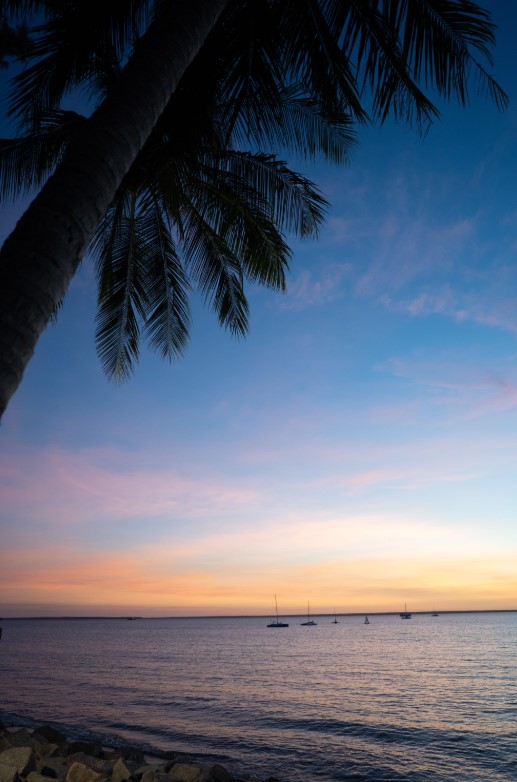
#> input picture LABS/LAB6/source.jpg, 517 x 782 px
$ jupyter execute --allow-errors Lab_6.ipynb
#> lines starting #> are read from the running program, lines starting #| are printed output that depends on the picture
<h2 align="center" style="color:brown; font-size:200%; font-weight:bold;">Lab 6: Histogram Matching</h2>

## **Introduction:**

In digital image processing, **histogram matching** (also known as **histogram specification**) is a technique that adjusts the pixel values of an image so that its histogram closely matches the histogram of a reference image. This technique is used to enhance the visual appearance of an image or make it more consistent with a given target. Histogram matching has applications in various fields such as image enhancement, machine vision, and medical imaging. The main goal is to modify the source image's distribution of pixel intensities to resemble that of a reference image, thereby achieving a specified tonal range and contrast.

In this report, we use the Python libraries **`skimage`** and **OpenCV** to perform histogram matching between a source image and a reference image, then add a new image onto the matched image. We will demonstrate how to load images, perform histogram matching, and integrate another image using basic image processing techniques. The final objective is to blend the resulting image with a new one to achieve a visually pleasing effect.

## **Problem Statement:**

The main challenge in this task is to modify the **source image** in such a way that its histogram aligns with the **reference image**. The problem involves performing the following steps:

1. **Load the source and reference images**.
2. **Match the histogram** of the source image to that of the reference image.
3. **Visualize and compare histograms** across the three RGB channels (Red, Green, Blue).
4. **Add a new image** to the histogram-matched image.
5. **Display the final result**, along with the comparison of histograms before and after matching.

The key goal is to assess how effectively the histogram of one image can be transformed to resemble another, and to visually evaluate the impact of histogram matching on the source image.

## **Objectives:**

- To **apply histogram matching** using the `match_histograms()` function from the `skimage.exposure` module.
- To **compare histograms** of the source and reference images.
- To **add a new image** to the histogram-matched image.
- To **visualize the results**, including histograms and the final combined image.

## **Concepts Used:**

- **Histogram Matching**: Histogram matching is a technique used to adjust the intensity distribution of an image by modifying its histogram to match a reference image. This technique involves mapping the pixel values of the source image to the target values based on the reference histogram.

- **RGB Channels**: Images are often represented using three color channels: Red, Green, and Blue. These channels store the intensity of each color in the image. Histogram matching can be applied to each channel separately to align the overall color distribution.

- **skimage.exposure.match_histograms()**: This function from the `skimage` library performs histogram matching between two images. It transforms the source image such that its histogram matches the histogram of the reference image.

- **Image Blending**: Image blending is the process of combining two images into one, often using transparency or weighted averages. In this case, the `dancing_kid.jpg` image is added to the histogram-matched image to create a composite image.

[cell 1]
# Importing the necessary libraries
import matplotlib.pyplot as plt
from skimage import io
import numpy as np
from skimage import exposure

[cell 2]
# Load images using skimage.io.imread
source = io.imread('source.jpg')
#> source is the input picture: shape (782, 517, 3); mean R, G, B 89.2, 97.3, 113.6
reference = io.imread('reference.jpg')
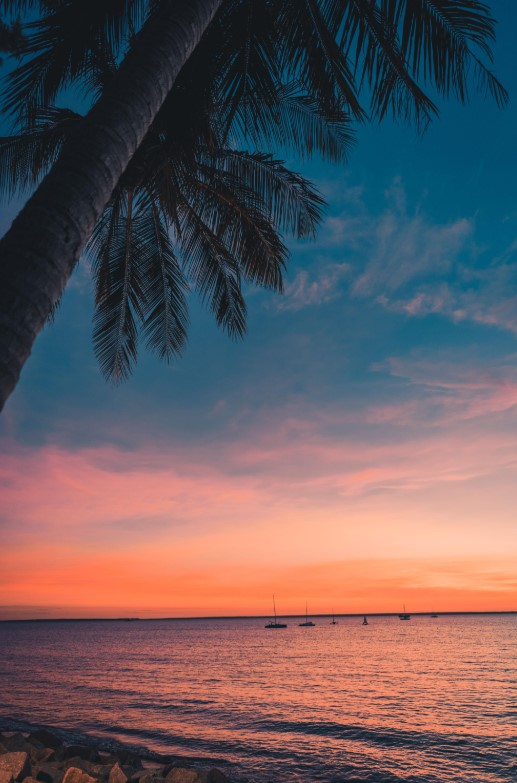
#> input picture LABS/LAB6/reference.jpg, 517 x 783 px
#> reference is the input picture: shape (783, 517, 3); mean R, G, B 100, 88.3, 92.9
dancing_kid = io.imread('dancing_kid.jpg')
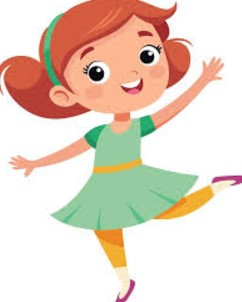
#> input picture LABS/LAB6/dancing_kid.jpg, 242 x 302 px
#> dancing_kid is the input picture: shape (302, 242, 3); mean R, G, B 230.7, 213.5, 198.7

[cell 3]
# Checking source image type
if len(source.shape) == 2:
    if np.unique(source).size <= 2:
        print("Source image is Binary")
    else:
        print("Source image is Grayscale")
elif len(source.shape) == 3 and source.shape[2] == 3:
    print("Source image is RGB")
else:
    print("Source image is Unknown")

[cell 4]
# Checking reference image type
if len(reference.shape) == 2:
    if np.unique(reference).size <= 2:
        print("Reference image is Binary")
    else:
        print("Reference image is Grayscale")
elif len(reference.shape) == 3 and reference.shape[2] == 3:
    print("Reference image is RGB")
else:
    print("Reference image is Unknown")

[cell 5]
# Checking dancing_kid image type
if len(dancing_kid.shape) == 2:
    if np.unique(dancing_kid).size <= 2:
        print("Dancing Kid image is Binary")
    else:
        print("Dancing Kid image is Grayscale")
elif len(dancing_kid.shape) == 3 and dancing_kid.shape[2] == 3:
    print("Dancing Kid image is RGB")
else:
    print("Dancing Kid image is Unknown")

[cell 6]
# Display Source Image
plt.figure(figsize=(12,6))
plt.imshow(source)
plt.title("Source Image")
plt.axis('off')
plt.show()

[cell 7]
# Display Reference Image
plt.figure(figsize=(12,6))
plt.imshow(reference)
plt.title("Reference Image")
plt.axis('off')
plt.show()

[cell 8]
# Display Dancing Kid Image
plt.figure(figsize=(12,6))
plt.imshow(dancing_kid)
plt.title("Dancing Kid Image")
plt.axis('off')
plt.show()

## **a) Download and display the images ‘source.jpg’ and ‘reference.jpg’.**

[cell 9]
plt.figure(figsize=(12, 6))

plt.subplot(1,2, 1)
plt.imshow(source)
plt.title("Source Image")
plt.axis('off')


plt.subplot(1, 2, 2)
plt.imshow(reference)
plt.title("Reference Image")
plt.axis('off')

plt.show()
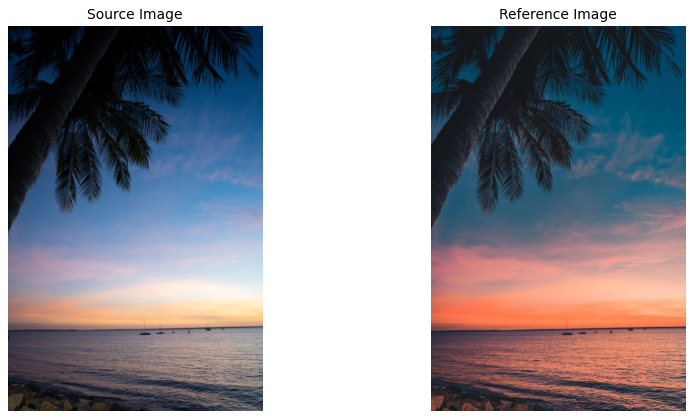
#> figure drawn by matplotlib, 2 panels

[cell 10]
# Display histograms for Source and Reference Images in RGB channels
plt.figure(figsize=(18, 12))

# Plot histograms for the Source Image
for i, color in enumerate(['red', 'green', 'blue']):
    plt.subplot(3, 2, 2 * i + 1)
    plt.hist(source[:, :, i].ravel(), bins=256, color=color, alpha=0.7)
    plt.title(f"Histogram of Source Image - {color.capitalize()} Channel")
    plt.xlabel("Pixel Intensity")
    plt.ylabel("Frequency")

# Plot histograms for the Reference Image
for i, color in enumerate(['red', 'green', 'blue']):
    plt.subplot(3, 2, 2 * i + 2)
    plt.hist(reference[:, :, i].ravel(), bins=256, color=color, alpha=0.7)
    plt.title(f"Histogram of Reference Image - {color.capitalize()} Channel")
    plt.xlabel("Pixel Intensity")
    plt.ylabel("Frequency")

plt.tight_layout()
plt.show()
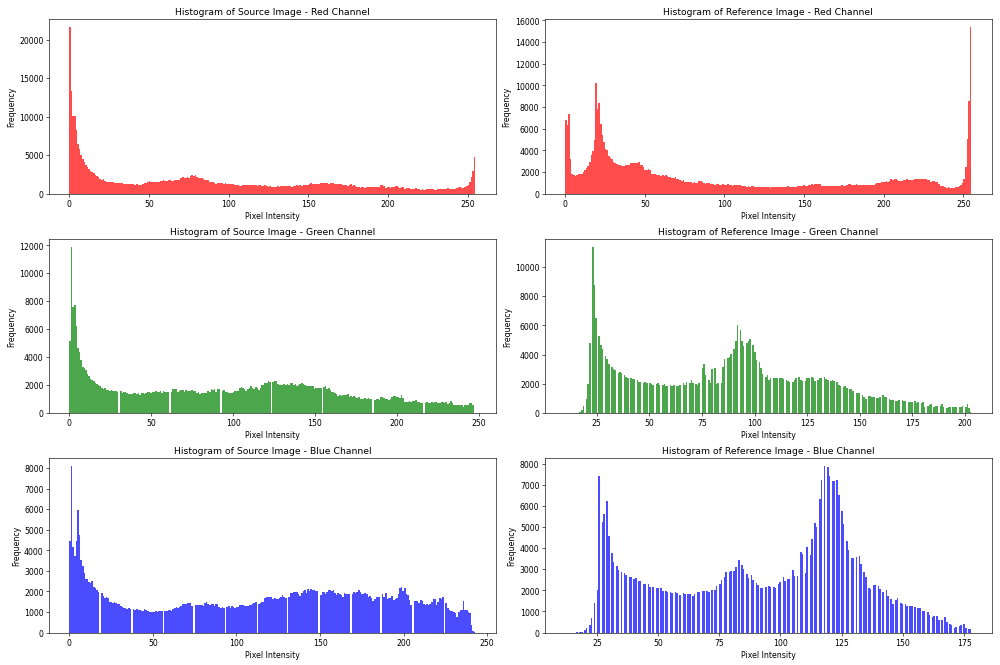
#> figure drawn by matplotlib, 6 panels; panel 1: tallest bar 21591 high, from x = 0 to 0.996; panel 2: tallest bar 11893 high, from x = 0.969 to 1.94; panel 3: tallest bar 8087 high, from x = 0.949 to 1.9; panel 4: tallest bar 15358 high, from x = 254 to 255

## **Interpretation**:
- The histogram of the source image's red channel shows a heavy concentration towards lower intensity values, indicating that darker red tones dominate the image, with a small spike at the higher end suggesting occasional bright reds.
- The red channel in the reference image is more balanced, with peaks at mid-intensity levels and a strong spike near 255, representing a broader dynamic range and more vibrant reds.
- In the green channel, the source image has most pixel intensities clustered in the lower range, indicating a dominance of darker green shades with minimal representation of brighter greens.
- The reference image exhibits a wider distribution in the green channel, with peaks at various mid-intensity levels, suggesting the presence of both subtle and brighter green tones.
- For the blue channel, the source image shows a relatively even spread of intensities compared to the other channels but remains biased toward lower and moderate values, indicating a consistent, albeit subdued, blue tone across the image.
- The reference image's blue channel is more diverse, with distinct peaks at low, mid, and high intensity levels, showcasing a richer representation of blue shades.

## **Inference**:
- Overall, the source image is darker and has less color variation, with most intensities concentrated in the lower ranges across all channels.
- The reference image is brighter and more vibrant, with a broader and more balanced distribution of pixel intensities across the red, green, and blue channels.

[cell 11]
plt.figure(figsize=(12, 6))
# Display Histogram of Source Image (Grayscale or RGB)
plt.subplot(1, 2, 1)
plt.hist(source.ravel(), bins=256, color='orange', alpha=0.7)
plt.title("Histogram of Source Image")
plt.xlabel("Pixel Intensity")
plt.ylabel("Frequency")

# Display Histogram of Reference Image (Grayscale or RGB)
plt.subplot(1, 2, 2)
plt.hist(reference.ravel(), bins=256, color='brown', alpha=0.7)
plt.title("Histogram of Reference Image")
plt.xlabel("Pixel Intensity")
plt.ylabel("Frequency")

plt.tight_layout()
plt.show()
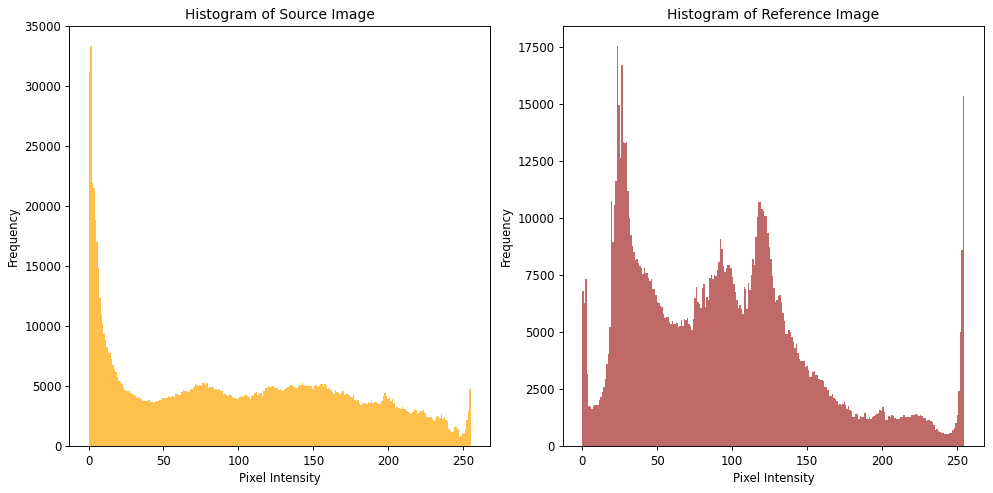
#> figure drawn by matplotlib, 2 panels; panel 1: tallest bar 33351 high, from x = 0.996 to 1.99; panel 2: tallest bar 17541 high, from x = 22.91 to 23.91

## **Interpretation:**

- The source image has a histogram skewed to the left, indicating a higher proportion of pixels with lower intensity values, suggesting it is darker or has lower overall brightness.
- The reference image has a more evenly distributed histogram, with a peak around the middle range of intensity values, indicating a more balanced distribution of pixel intensities and suggesting a more evenly lit image.
- The peak of the histogram for the source image is around 0-25, meaning most of the pixels have very low intensity values.
- For the reference image, the peak is around 100-125, indicating that the reference image has a higher concentration of pixels with medium intensity values.
- The histogram of the source image extends up to around 200, showing a limited range of intensity values.
- The histogram of the reference image extends up to around 250, suggesting a wider range of intensity values, potentially including brighter areas.

## **Inference:**
- In summary, the source image appears darker with a narrower intensity range, while the reference image has a more balanced intensity distribution and a wider range, suggesting it is brighter and has more variation in lighting conditions.

## **b) Do histogram matching on ‘source.jpg’ by matching it to the histogram of ‘reference.jpg’.**

# **Histogram Matching:**

[cell 12]
matched_image = exposure.match_histograms(source,reference, channel_axis=-1)  # Use channel_axis for RGB images
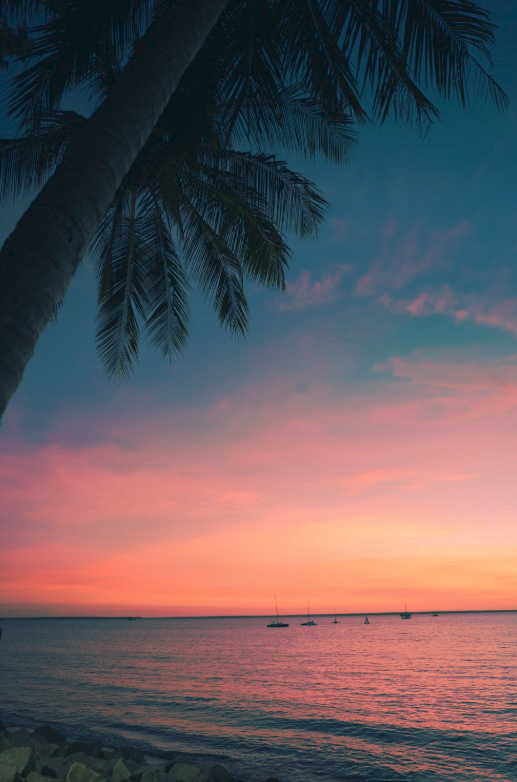
#> matched_image: shape (782, 517, 3); mean R, G, B 99.8, 87.6, 92.3

## **c) Display the histogram matched image.**

[cell 13]
plt.figure(figsize=(12, 6))

# Display Source Image
plt.subplot(1,2, 1)
plt.imshow(matched_image)
plt.title("Matched Image")
plt.axis('off')

# Display Reference Image
plt.subplot(1, 2, 2)
plt.imshow(reference)
plt.title("Reference Image")
plt.axis('off')

plt.show()

[cell 14]
plt.figure(figsize=(12, 6))
# Display Histogram of Source Image (Grayscale or RGB)
plt.subplot(1, 2, 1)
plt.hist(matched_image.ravel(), bins=256, color='green', alpha=0.7)
plt.title("Histogram of Matched Image")
plt.xlabel("Pixel Intensity")
plt.ylabel("Frequency")

# Display Histogram of Reference Image (Grayscale or RGB)
plt.subplot(1, 2, 2)
plt.hist(reference.ravel(), bins=256, color='blue', alpha=0.7)
plt.title("Histogram of Reference Image")
plt.xlabel("Pixel Intensity")
plt.ylabel("Frequency")

plt.tight_layout()
plt.show()
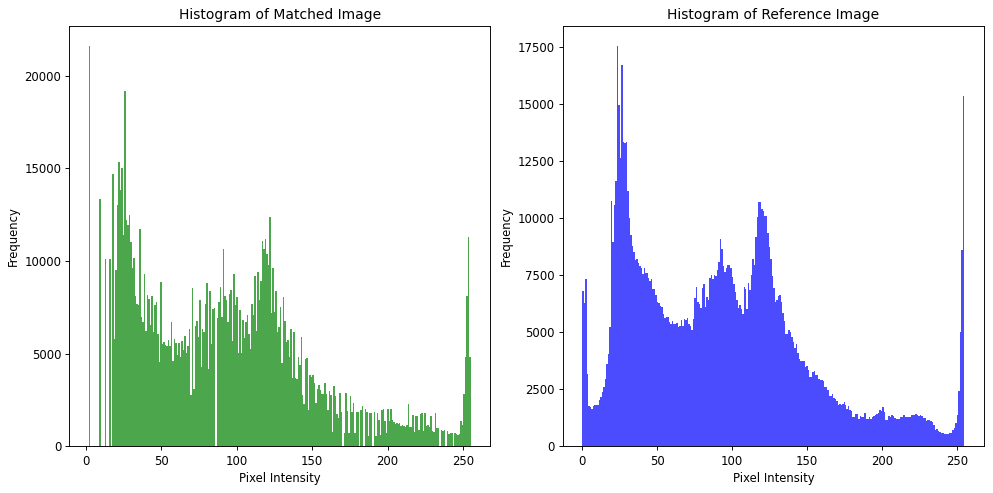
#> figure drawn by matplotlib, 2 panels; panel 1: tallest bar 21591 high, from x = 2 to 2.99; panel 2: tallest bar 17541 high, from x = 22.91 to 23.91

## **Comparison of Source, Matched and Reference image:**

[cell 15]
plt.figure(figsize=(15, 5))

# Display Source Image
plt.subplot(1, 3, 1)
plt.imshow(source)
plt.title("Source Image")
plt.axis('off')

# Display Matched Image
plt.subplot(1, 3, 2)
plt.imshow(matched_image)
plt.title("Matched Image")
plt.axis('off')

# Display Reference Image
plt.subplot(1, 3, 3)
plt.imshow(reference)
plt.title("Reference Image")
plt.axis('off')

plt.tight_layout()
plt.show()
#> (the rest of the program and of its run is left out)
